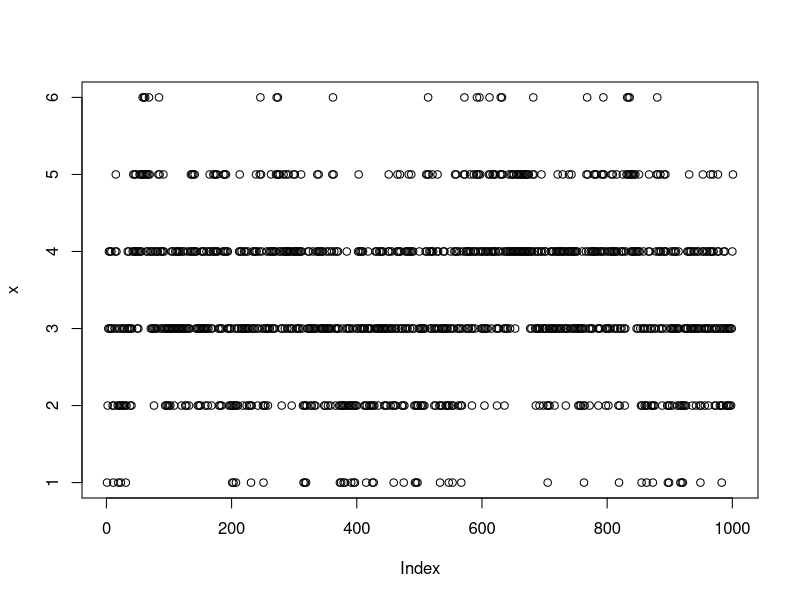

Write R code to recreate this figure.
A = rbind( c(0,1,0,0,0,0) , 
           c(1/5,0,4/5,0,0,0),
           c(0,2/5,0,3/5,0,0),
           c(0,0,3/5,0,2/5,0),
           c(0,0,0,4/5,0,1/5),
           c(0,0,0,0,1,0)
           )

number = c("0","1","2","3","4","5")
#there are two boxes, box1 and box2; box1 is of our interest
#pick a particle(only one), move it to other box

rownames(A) = number
colnames(A) = number

x = 1
for(i in 1:1000){
  for(j in 1:6){
    if(x[i] == j){#what is the current state
      x = c(x,sample(1:6,size=1,prob=A[j,]))
    }
  }
}

plot(x)

#raise the matrix to a power
#p^l is a matrix of transitioning between states when your path has length l
A%*%A
(A%*%A)%*%A
